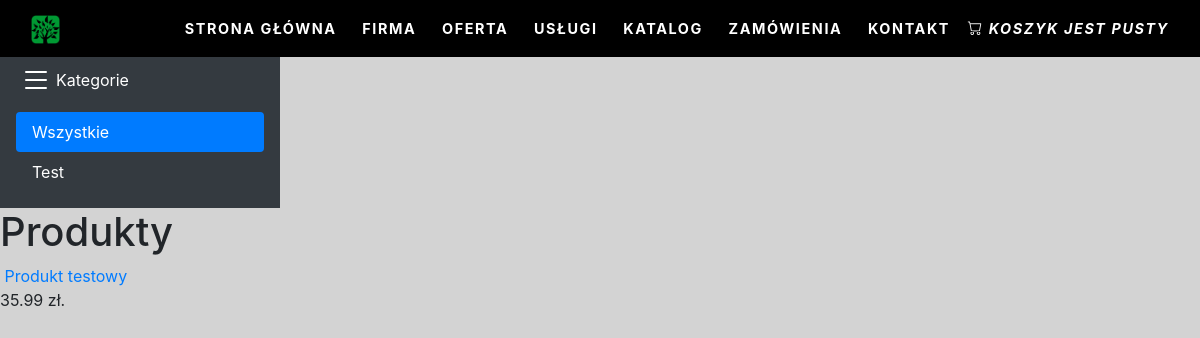
Before: / with the older database file.
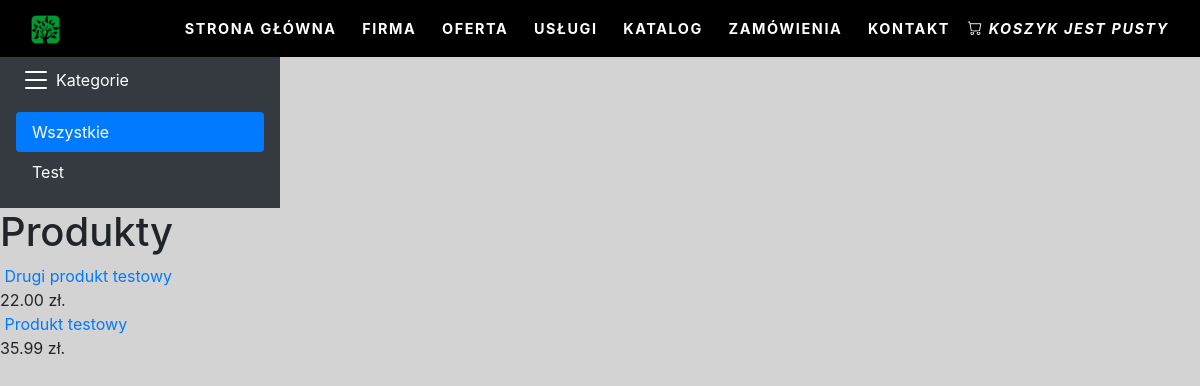
After: the same page with the newer database file.
### selcorshop/models.py (models this page shows, shortened)
class Category(models.Model):
    name = models.CharField(max_length=200,
                            db_index=True)
    slug = models.SlugField(max_length=200,
                            db_index=True)
    class Meta:
        ordering = ('name',)
        verbose_name = 'category'
        verbose_name_plural = 'categories'
    def get_absolute_url(self):
        return reverse('selcorshop:product_list_by_category',
                       args=[self.slug])

class Product(models.Model):
    category = models.ForeignKey(Category,
                                 related_name='products',
                                 on_delete=models.CASCADE)
    name = models.CharField(max_length=200, db_index=True)
    slug = models.SlugField(max_length=200, db_index=True)
    image = models.ImageField(upload_to='products/%Y/%m/%d',
                              blank=True)
    description = models.TextField(blank=True)
    price = models.DecimalField(max_digits=10, decimal_places=2)
    available = models.BooleanField(default=True)
    created = models.DateTimeField(auto_now_add=True)
    updated = models.DateTimeField(auto_now=True)
    class Meta:
        ordering = ('name',)
        index_together = (('id', 'slug'),)
    def get_absolute_url(self):
        return reverse('selcorshop:product_detail',
                       args=[self.id, self.slug])

### selcorshop/views.py (the view)
# urls.py: path('', views.product_list, name='product_list'),
def product_list(request, category_slug=None):
    category = None
    categories = Category.objects.all()
    products = Product.objects.filter(available=True)
    if category_slug:
        category = get_object_or_404(Category, slug=category_slug)
        products = products.filter(category=category)
    return render(request,
                  'selcorshop/product/list.html',
                  {'category': category,
                   'categories': categories,
                   'products': products})

### cart/cart.py (called while the page is built)
    def __len__(self):
        return sum(item['quantity'] for item in self.cart.values())

### cart/context_processors.py (called while the page is built)
def cart(request):
    return {'cart': Cart(request)}

### selcorshop/templates/selcorshop/product/list.html (shortened to what this page needs)
{% extends "selcorshop/base.html" %}
{% load static %}
{% block content %}
<div id="sidebar">
    <div class="d-flex flex-column flex-shrink-0 p-3 text-white bg-dark" style="width: 280px;">
    <a href="/" class="d-flex align-items-center mb-3 mb-md-0 me-md-auto text-white text-decoration-none">
      <span class="fs-4">Kategorie</span>
    </a>
    <ul class="nav nav-pills flex-column mb-auto">
      <li {% if not category %}class="nav-item" {% endif %}>
        <a href="{% url 'selcorshop:product_list' %}" class="nav-link active" aria-current="page">Wszystkie</a>
      </li>
      {% for c in categories %}
      <li {% if category.slug == c.slug %} {% endif %}>
        <a href="{{ c.get_absolute_url }}" class="nav-link text-white">{{ c.name }}</a>
      </li>
      {% endfor %}
      </ul>
    </div>
</div>
<div id="main" class="product_list float-center">
    <h1>{% if category %}{{ category.name }}{% else %}Produkty{% endif %}</h1>
    {% for product in products %}
        <div class="item">
            <a href="{{ product.get_absolute_url }}">
            </a>
            <a href="{{ product.get_absolute_url }}">{{ product.name }}</a><br>
            {{ product.price }} zł.
        </div>
    {% endfor %}
</div>
{% endblock %}

### selcorshop/templates/selcorshop/base.html (shortened to what this page needs)
{% load static %}
<!DOCTYPE html>
<html lang="en">
<head>
    <link rel="stylesheet" href="https://cdn.jsdelivr.net/npm/bootstrap@4.6.0/dist/css/bootstrap.min.css">
    <link rel="stylesheet" href="https://cdn.jsdelivr.net/npm/bootstrap-icons@1.5.0/font/bootstrap-icons.css">
    <link rel="stylesheet" href="../../static/css/style.css">
</head>
<body>
    <div id="home">
        <nav class="navbar navbar-expand-md navbar-dark fixed-top">
            <div class="container-fluid">
                    <a class="navbar-brand" href="#">
                    <img src="../../static/logo/selcor-favi-clean.png" alt="LOGO"/>
                </a>
                <div class="collapse navbar-collapse" id="navbarResponsive">
                    <ul class="navbar-nav ml-auto">
                        <li class="nav-item">
                            <a href="http://www.selcor.pl/" class="nav-link">Strona główna</a>
                        </li>
                        <li class="nav-item">
                            <a href="http://www.selcor.pl/firma/" class="nav-link">Firma</a>
                        </li>
                        <li class="nav-item">
                            <a href="http://www.selcor.pl/oferta/" class="nav-link">Oferta</a>
                        </li>
                        <li class="nav-item">
                            <a href="http://www.selcor.pl/uslugi/" class="nav-link">Usługi</a>
                        </li>
                        <li class="nav-item">
                            <a href="http://www.selcor.pl/katalogi-produktow/" class="nav-link">Katalog</a>
                        </li>
                        <li class="nav-item">
                            <a href="http://www.selcor.pl/zamowienia/" class="nav-link">Zamówienia</a>
                        </li>
                        <li class="nav-item">
                            <a href="http://www.selcor.pl/kontakt/" class="nav-link">Kontakt</a>
                        </li>
                    </ul>
                </div>
                <div id="cart">
                    <i class="bi bi-cart">
                        {% with total_items=cart|length %}
                            {% if cart|length > 0 %}
                                Koszyk:
                                <a href="{% url 'cart:cart_detail' %}">
                                    {{ total_items }} produkt{{ total_items|pluralize:"y" }},
                                    {{ cart.get_total_price }} zł
                                </a>
                            {% else %}
                                Koszyk jest pusty
                            {% endif %}
                        {% endwith %}
                    </i>
                </div>
            </div>
        </nav>
    </div>
    <div id="content">
        {% block content %}
        {% endblock %}
    </div>
</body>
</html>

### selcorshop/static/css/style.css (style rules this page uses)
body { overflow-x: hidden; background-color: lightgray; }
.navbar { text-transform: uppercase; font-size: 0.9rem; letter-spacing: 0.1rem; background-color: black!important; font-weight: bold; }
.navbar-brand img { height: 1.8rem; }
.navbar-nav li { padding-right: 0.6rem; }
.navbar-dark .navbar-nav .nav-link { color: white; padding-top: 0.6rem; }
#cart { color: white; }
#sidebar { padding-top: 3rem; }

Changed rows visible on the page:
added Product: name "Drugi produkt testowy", price "22.00"
